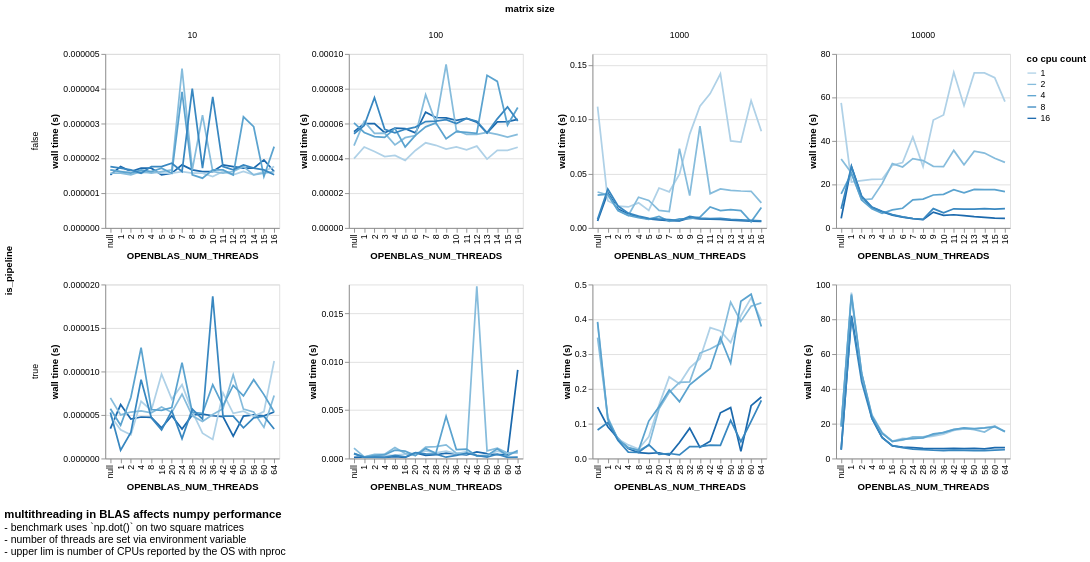

The notebook cell this image was saved under:
### Markdown cell above
---
### multithreading in `BLAS` affects performance of basic matrix operations in `numpy`
- number of threads can be set via `OPENBLAS_NUM_THREADS`
- benchmark uses `np.dot()` on two square matrices

### Code cell
(
    df
    .filter(
        # pl.col('is_pipeline') == True,
        # pl.col('matrix size') == 1000,
    )
    .plot.line(
        x='OPENBLAS_NUM_THREADS:O',
        y=alt.Y('wall time:Q', title='wall time (s)'),
        color='co cpu count:O',
        column='matrix size:O',
        detail='os cpu count:O',
        row='is_pipeline',
    )
    .resolve_scale(
        x='independent',
        y='independent',
    )
    .properties(
        title=alt.TitleParams(
            text='multithreading in BLAS affects numpy performance',
            subtitle=[
                "- benchmark uses `np.dot()` on two square matrices",
                "- number of threads are set via environment variable",
                "- upper lim is number of CPUs reported by the OS with nproc",   
            ],
            anchor='start',
            orient='bottom',
            offset=20,
        ),
        height=200,
        width=200,
    )
)

### Figure 1 — Vega-Lite specification as saved in the notebook (floating-point values rounded to 4 significant figures; data arrays with more than 128 entries replaced by an {"elided": "..."} marker saying what was removed)
{"config": {"view": {"continuousWidth": 300, "continuousHeight": 300}}, "data": {"name": "data-edfa38e513924268d5d109b7c4bfb218"}, "mark": {"type": "line", "tooltip": true}, "encoding": {"color": {"field": "co cpu count", "type": "ordinal"}, "column": {"field": "matrix size", "type": "ordinal"}, "detail": {"field": "os cpu count", "type": "ordinal"}, "row": {"field": "is_pipeline", "type": "nominal"}, "x": {"field": "OPENBLAS_NUM_THREADS", "type": "ordinal"}, "y": {"field": "wall time", "title": "wall time (s)", "type": "quantitative"}}, "height": 200, "params": [{"name": "param_79", "select": {"type": "interval", "encodings": ["x", "y"]}, "bind": "scales"}], "resolve": {"scale": {"x": "independent", "y": "independent"}}, "title": {"text": "multithreading in BLAS affects numpy performance", "anchor": "start", "offset": 20, "orient": "bottom", "subtitle": ["- benchmark uses `np.dot()` on two square matrices", "- number of threads are set via environment variable", "- upper lim is number of CPUs reported by the OS with nproc"]}, "width": 200, "$schema": "https://vega.github.io/schema/vega-lite/v5.20.1.json", "datasets": {"data-edfa38e513924268d5d109b7c4bfb218": {"elided": "680 records"}}}
